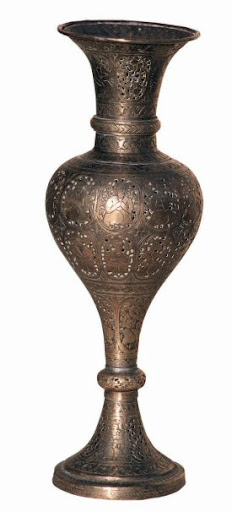
#> input picture images/tallvase.jpg, 232 x 512 px
$ python imageSimilarity.py
#> lines starting #> are read from the running program, lines starting #| are printed output that depends on the picture; after the words box and inside, x2 and y2 are one past the last pixel; in counts of white or black regions, pixels touching at a corner belong together
#> further down, img1 is the input picture: shape (512, 232, 3); mean B, G, R 188.8, 192.4, 197.4
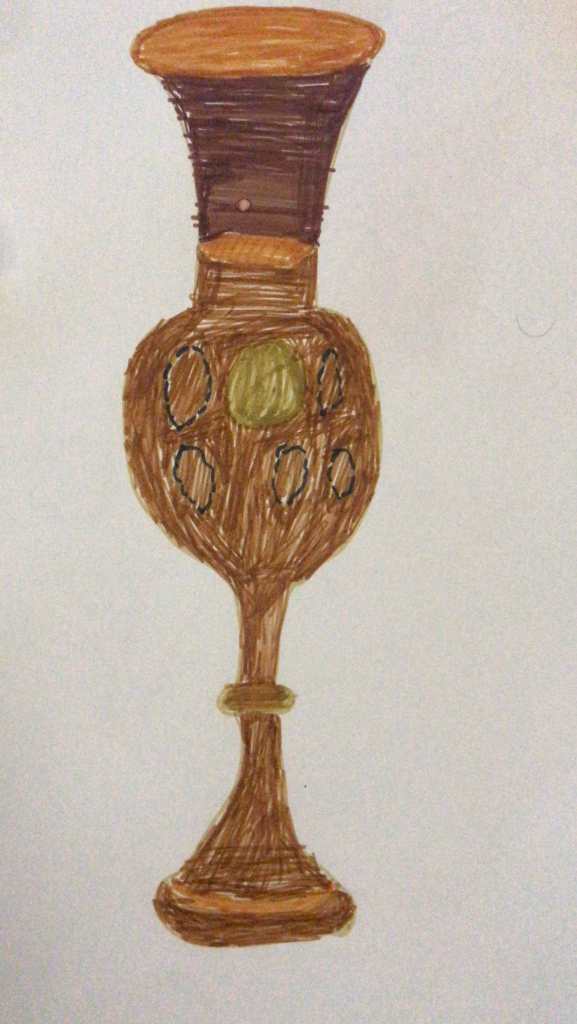
#> input picture images/tallvase1.jpg, 1153 x 2048 px (shown at 1/2 size)
#> further down, img2 is the input picture: shape (2048, 1153, 3); mean B, G, R 165, 177.6, 192.4
import cv2

class Similarity:

    def imagetoBlackandWhite(image,lowTH=127,highTH=255):
        grayImage = cv2.cvtColor(image, cv2.COLOR_BGR2GRAY)
        (thresh, blackAndWhiteImage) = cv2.threshold(grayImage, lowTH, highTH, cv2.THRESH_BINARY)
        return blackAndWhiteImage

    def Similarity1(image1,image2):
        img1 = cv2.resize(image1,(300,300), interpolation = cv2.INTER_AREA)
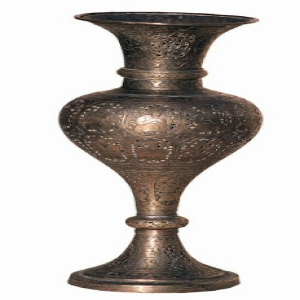
#> img1: shape (300, 300, 3); mean B, G, R 188.7, 192.4, 197.4
        img2 = cv2.resize(image2,(300,300), interpolation = cv2.INTER_AREA)
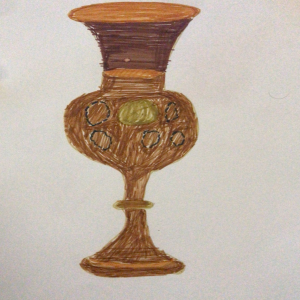
#> img2: shape (300, 300, 3); mean B, G, R 165, 177.6, 192.4
        blackwhiteimage1 = Similarity.imagetoBlackandWhite(img1)
#> in imagetoBlackandWhite, `grayImage = cv2.cvtColor(image, cv2.COLOR_BGR2GRAY)`:
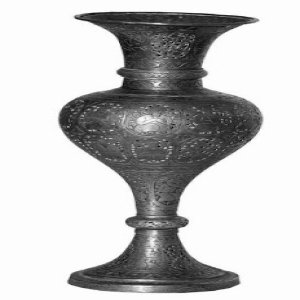
#> grayImage: shape (300, 300); min 6, max 255, mean 193.5
#> in imagetoBlackandWhite, `(thresh, blackAndWhiteImage) = cv2.threshold(grayImage, lowTH, highTH,..`:
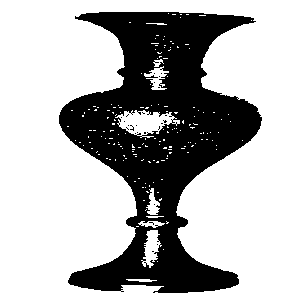
#> blackAndWhiteImage: shape (300, 300); 69.1% white; 25 black regions (24 under 20 px), largest, box (x1, y1, x2, y2) and area: (59, 12, 262, 293) 27739
#> in imagetoBlackandWhite, `(thresh, blackAndWhiteImage) = cv2.threshold(grayImage, lowTH, highTH,..`: thresh = 127
        blackwhiteimage2 = Similarity.imagetoBlackandWhite(img2)
#> call 2 of imagetoBlackandWhite, with lowTH = 127, highTH = 255
#> in imagetoBlackandWhite (call 2), `grayImage = cv2.cvtColor(image, cv2.COLOR_BGR2GRAY)`:
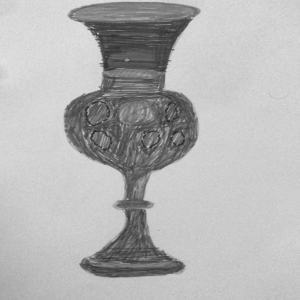
#> grayImage: shape (300, 300); min 40, max 227, mean 180.6
#> in imagetoBlackandWhite (call 2), `(thresh, blackAndWhiteImage) = cv2.threshold(grayImage, lowTH, highTH,..`:
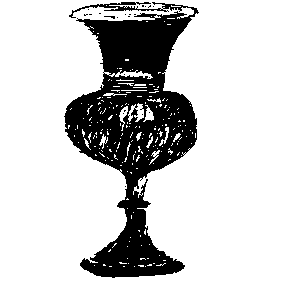
#> blackAndWhiteImage: shape (300, 300); 80.7% white; 22 black regions (21 under 20 px), largest, box (x1, y1, x2, y2) and area: (64, 2, 199, 278) 17326
        width = blackwhiteimage1.shape[1]
#> width = 300
        height = blackwhiteimage1.shape[0]
#> height = 300
        ikisidebeyaz = 0
        ikisidesiyah = 0
        birincibeyazikincisiyah = 0
        ikincibeyazbirincibeyaz = 0
        toplam = 0
        for i in range(0,height):
            for j in range(0,width):
                toplam +=1
                if 255 == int(blackwhiteimage1[i][j]) and 255 == int(blackwhiteimage2[i][j]):
                    ikisidebeyaz +=1
                elif 255 == int(blackwhiteimage1[i][j]) and 0 == int(blackwhiteimage2[i][j]):
                    birincibeyazikincisiyah +=1
                elif 0 == int(blackwhiteimage1[i][j]) and 255 == int(blackwhiteimage2[i][j]):
                    ikincibeyazbirincibeyaz +=1
                elif 0 == int(blackwhiteimage1[i][j]) and 0 == int(blackwhiteimage2[i][j]):
                    ikisidesiyah +=1
#> after the loop, birincibeyazikincisiyah = 4613; ikincibeyazbirincibeyaz = 15031; ikisidebeyaz = 57588; ikisidesiyah = 12768; toplam = 90000

        yuzde = ((ikisidebeyaz+ikisidesiyah)/toplam)*100
#> yuzde = 78.17
        print("Similarity 1 : %",round(yuzde,2))
#| Similarity 1 : % 78.17
        # A sayısı B sayısının yüzde kaçı = (A/B)*100  ~ (A/B)/100

img1 = cv2.imread("images/tallvase.jpg")
img2 = cv2.imread("images/tallvase1.jpg")

Similarity.Similarity1(img1,img2)
